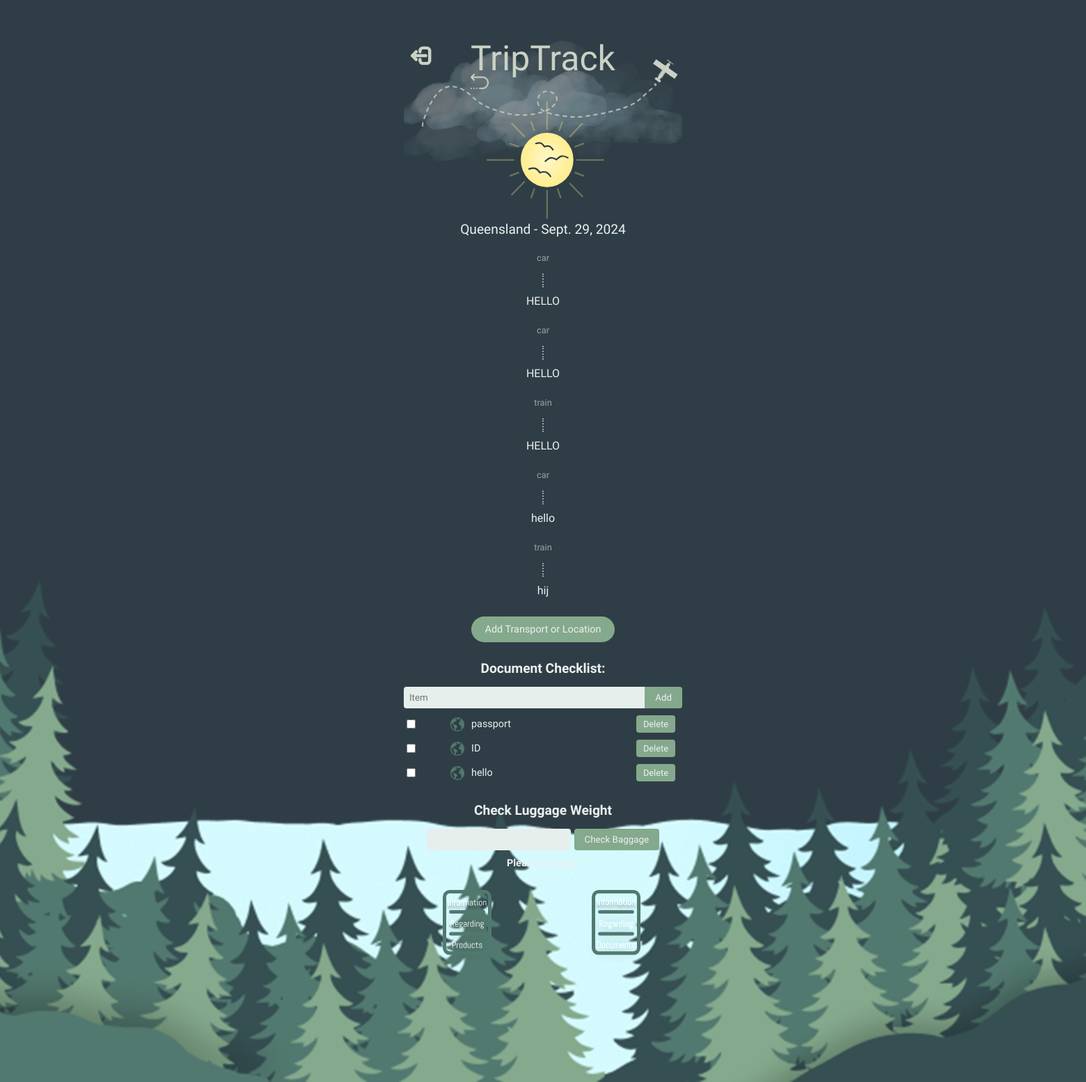
/page1/ (signed in), run on the app's committed database.
### base/models.py (models this page shows, shortened)
class Trip(models.Model):
    strTripName = models.CharField(max_length=50)
    intStartDate = models.DateField()
    intEndDate = models.DateField()
    user = models.ForeignKey(User, on_delete=models.CASCADE, default=None)

class TripLeg(models.Model):
    dictTripLst = models.ForeignKey(Trip, on_delete=models.CASCADE)
    strLoc = models.ForeignKey(Destination, on_delete=models.SET_NULL, null=True, blank=True, max_length=50)
    strTran = models.ForeignKey(Transport, on_delete=models.SET_NULL, null=True, blank=True)

class Transport(models.Model):
    strTran = models.CharField(max_length=100, choices=tupTran, null=True, blank=True)

class Destination(models.Model):
    strLoc = models.CharField(max_length=100, null=True, blank=True)

class ChecklistItem(models.Model):
    dictTripLst = models.ForeignKey(Trip, on_delete=models.CASCADE, null=True, blank=True)
    title = models.CharField(max_length=50)
    completed = models.BooleanField(default=False)
    def __str__(self):
        return self.title  # Changed from self.dictTripLst to self.title for better representation

### base/views.py (the view)
# urls.py: path('page1/', views.createdTripOne, name='page1'),  # View first part of created trip
@login_required(login_url='login')
def createdTripOne(request):
    request.session["active_page"] = 1
    dictTripLst = Trip.objects.filter(user=request.user).order_by('-intStartDate').first()
    request.session['strTripName_id'] = dictTripLst.pk
    if dictTripLst:
        legs = TripLeg.objects.filter(dictTripLst=dictTripLst).order_by('pk')
        checklist = ChecklistItem.objects.filter(dictTripLst=dictTripLst).order_by("pk")
        print(checklist)
        return render(request, 'base/pgPreviousTripOne.html', {'trip': dictTripLst, 'legs': legs, 'checklist': checklist})
    else:
        return render(request, 'base/pgCreateButton.html')

### base/templates/base/pgPreviousTripOne.html (shortened to what this page needs)
{% load static %}
<!DOCTYPE html>
<html lang="en">
<head>
    <link rel="stylesheet" href="https://unpkg.com/swiper/swiper-bundle.min.css">
</head>
<body>
    <div class="swiper-container">
        <div class="swiper-wrapper">
            <div class="swiper-slide">
                <div class="container">
                    <div class="header">
                        <a href="{% url 'logout' %}" class="logout-button">
                            <img style="width: 30px; height: 30px;" src="{% static 'Logout.svg' %}" alt="Logout Button" />
                        </a>
                        <a href="{% url 'createButton' %}" style="position: absolute; top: 6vh; left: 6vw; z-index: 2;">
                            <img style="width: calc(1800px+(2400-1800)*((100vw - 500px)/(1920-500))); height: 30px;" src="{% static 'Return.svg' %}" alt="Return" />
                        </a>
                        <img class="clouds-image" src="{% static 'bckTop.svg' %}" alt="Clouds" />
                        <h1 class="triptrack-logo">TripTrack</h1>
                        <p class="trip-title">{{ trip.strTripName }} - {{ trip.intStartDate }}</p>
                    </div>
                    <div class="itinerary">
                        {% for leg in legs %}
                            {% if leg.strTran == "" %}
                                <div class="transport">no transport</div>
                            {% else %}
                                <div class="transport">{{ leg.strTran.strTran }}</div>
                            {% endif %}
                            <div class="dotted-line"></div>
                            <div class="location">{{ leg.strLoc.strLoc }}</div>
                            <br/>
                        {% endfor %}
                    </div>
                    <a href="{% url 'createTripTwo' %}" class="add-button">Add Transport or Location</a>
                    <div class="checklist">
                        <h2>Document Checklist:</h2>
                        <form method="POST" action="{% url 'todo1' %}" class="add-item">
                            <input type="text" name="strItem" placeholder="Item">
                            <button class="btnAdd" type="submit">Add</button>
                        </form>
                        {% for item in checklist %}
                            <div class="checklist-item">
                                <form method="POST" class="btnCheck" action="{% url 'toggle1' item.id %}">
                                    <input type="checkbox" id="item-{{ item.id }}" {% if item.completed %}checked{% endif %} onclick="this.form.submit();">
                                    <label for="item-{{ item.id }}">
                                        <img class="icon-globe" src="{% static 'globe-icon.svg' %}" alt="Globe">
                                        {{ item.title }}
                                    </label>
                                </form>
                                <form method="POST" action="{% url 'delete1' item.id %}">
                                    <button type="submit">Delete</button>
                                </form>
                            </div>
                        {% endfor %}
                    </div>
                    <div class="luggage-weight">
                        <h2>Check Luggage Weight</h2>
                        <form method="POST" action="{% url 'baggage-check1' %}">
                            <input type="text" class="inputWeight" name="intLuggageWeight" placholder="weight (kgs)" />
                            <button type="submit">Check Baggage</button>
                        </form>
                        {% if data == Error %}
                            <h1>Please try again</h1>
                        {% endif %}
                    </div>
                    <div class="info-buttons">
                        <a href="{% url 'prodPage' %}" style="padding-left: 50px;"><img src="{% static 'prodIcon.svg' %}"/></a>
                        <a href="{% url 'docPage' %}" style="padding-right: 50px;"><img src="{% static 'docIcon.svg' %}"/></a>
                    </div>
                </div>
                <div class="trees-container"><img src="{% static 'trees.svg' %}" alt="trees" class="trees-image"/></div>
            </div>
            <div class="swiper-slide"></div>
        </div>
    </div>
</body>
</html>

### data on the page
Trip: strTripName "Queensland", intStartDate "Sept. 29, 2024"
TripLeg: strTran.strTran "car", strLoc.strLoc "HELLO"
TripLeg: strTran.strTran "car", strLoc.strLoc "HELLO"
TripLeg: strTran.strTran "train", strLoc.strLoc "HELLO"
TripLeg: strTran.strTran "car", strLoc.strLoc "hello"
TripLeg: strTran.strTran "train", strLoc.strLoc "hij"
ChecklistItem: title "passport"
ChecklistItem: title "ID"
ChecklistItem: title "hello"
